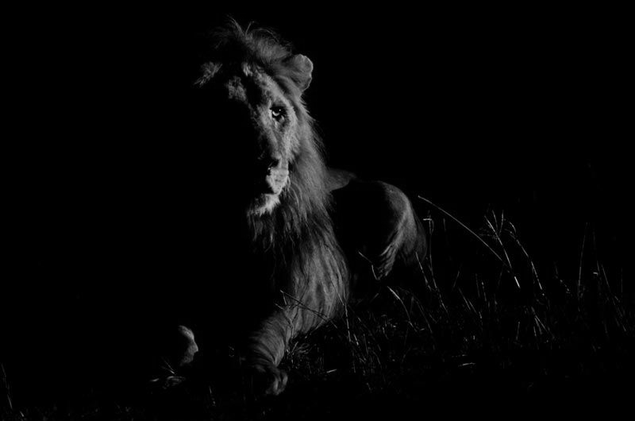
#> input picture Assignment 2/images/lion.png, 635 x 421 px, shrunk from 800 x 530 before the run, found by its file name
$ python clahe.py
#> lines starting #> are read from the running program, lines starting #| are printed output that depends on the picture
### Assignment 2/histogram.py
#import cv2
#import matplotlib.pyplot as plt
import numpy as np

# Find the histogram of an image
def histogram(img):
    row, col = img.shape
    # Declare a array of zeros of lenth 256(Pixel values)
    y = np.zeros(256, dtype = int)
    x = np.arange(0,256)
    for i in range(0,row):
        for j in range(0,col):
            y[img[i,j]] = y[img[i,j]]+ 1
    return x, y, row, col, img


# [6 lines of commented-out code are left out]

### Assignment 2/full_scale_contrast_stretching.py
#Import packages and histogram function
import numpy as np
import matplotlib.pyplot as plt
import cv2
from histogram import histogram

# You may get the condition where B-A(Defined below in line 20) could be zero. Division with zero give error, to avaoid that use below line.
np.seterr(divide='ignore', invalid='ignore')

# Define streching function
def streching(img):
   #Get the histogram and find minimum and max pixel value in image
   x, y, row, col, img  = histogram(img)
   A = np.amin(img)
   B = np.amax(img)

   # Now apply the formula of streching in each pixel
   for i in range(row):
     for j in range(col):
      img[i,j] = 255/(B-A) * (img[i,j] -A)

   # Again evaluate histogram of streched image
   x1,y1,_,_,_ = histogram(img)
   return x, y, img, x1, y1


##################################### Driver code with command ###############################################
# [48 lines that do not run on import are left out]


### Assignment 2/histogram_equalization.py
# Import required packages and functions
import numpy as np
import cv2
import matplotlib.pyplot as plt
from full_scale_contrast_stretching import streching

# Define Equalization function
def equalizer(img1):

   # In order to get good output first perform contrast streching
   _, _, img1, k, Hk = streching(img1)
   row, col = img1.shape
   Mn = row * col

   # Find the cumulative sum
   Pk = np.divide(Hk, Mn)
   Pk = np.cumsum(Pk)

   # Convert pixel value array and cumulative array into list
   Pk1 =list(Pk)
   k = list(k)
   # [9 lines of commented-out code are left out]
   for i in range(row):
      for j in range(col):
         img1[i,j] = ((Pk1[k.index(img1[i,j])]-Pk1[1])/(1-Pk1[1])) *  255
   return img1

# [40 lines that do not run on import are left out]

### Assignment 2/clahe.py
import numpy as np
import cv2
import matplotlib.pyplot as plt
from histogram_equalization import equalizer

# CLAHE without overlap function
def clahe_no_overlap(gray_img):
    r = 64
    c = 64
    for i in range(0,gray_img.shape[0] , r):           # Iterate all 64x64 tiles
        for j in range(0,gray_img.shape[1] , c):
            window = gray_img[i:i+r,j:j+c]             # Get the values inside the tiles and equalize
            window = equalizer(window)                 # Do equalization and clipping
            diff = np.abs(np.max(window)- 220)
            avg_diff = diff/256
            window = np.add(window, avg_diff)
            window = np.clip(window, diff, 250)
            gray_img[i:i+r,j:j+c] = window
    return gray_img

def clahe_with_overlap(gray_img):
    r = 64
    c = 64
    for i in range(0,gray_img.shape[0] , 48):           # 25% overlap
        for j in range(0,gray_img.shape[0] , 48):
            window = gray_img[i:i+r,j:j+c]
            window = equalizer(window)
            diff = np.abs(np.max(window)- 220)
            avg_diff = diff/256
            window = np.add(window, avg_diff)
            window = np.clip(window, diff, 250)
            gray_img[i:i+r,j:j+c] = window

    return gray_img


if __name__=='__main__':
    img_lion = cv2.imread('images\lion.png')
#> img_lion is the input picture: shape (421, 635, 3); min 0, max 198, mean 6.2
    gray_lion = cv2.cvtColor(img_lion, cv2.COLOR_BGR2GRAY)
    lion_ahe = clahe_no_overlap(gray_lion)
#> after the loop in clahe_no_overlap, `for i in range(0,gray_img.shape[0] , r):`:
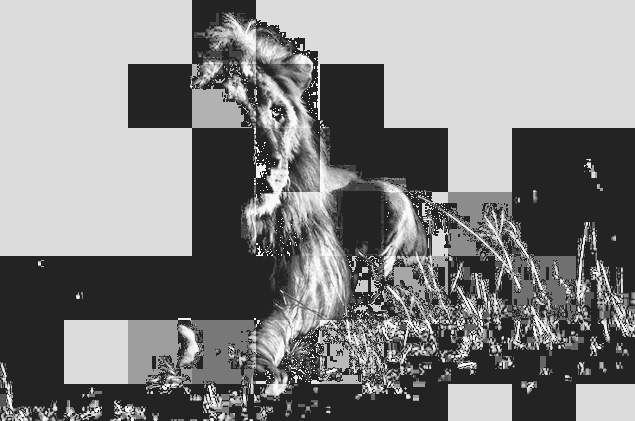
#> gray_img: shape (421, 635); min 34, max 250, mean 131.8
    img_stone = cv2.imread('images\StoneFace.png')
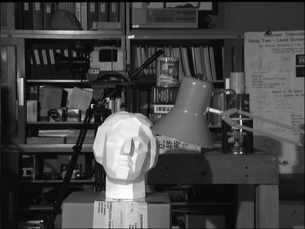
#> input picture Assignment 2/images/StoneFace.png, 305 x 229 px, shrunk from 384 x 288 before the run, found by its file name
#> img_stone is the input picture: shape (229, 305, 3); min 0, max 255, mean 68.4
    gray_stone = cv2.cvtColor(img_stone, cv2.COLOR_BGR2GRAY)
    stone_ahe = clahe_no_overlap(gray_stone)
#> after the loop in clahe_no_overlap (call 2), `for i in range(0,gray_img.shape[0] , r):`:
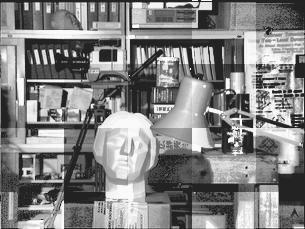
#> gray_img: shape (229, 305); min 34, max 250, mean 131.2

    plt.figure(1)
    plt.imshow(lion_ahe, cmap='gray', vmin=0, vmax=255)
    plt.title('Lion contrast adapative equalization')

    plt.figure(2)
    plt.imshow(stone_ahe, cmap='gray', vmin=0, vmax=255)
    plt.title('StoneFace contrast adapative equalization')

    stone_clahe = clahe_with_overlap(gray_stone)
#> after the loop in clahe_with_overlap, `for i in range(0,gray_img.shape[0] , 48):`:
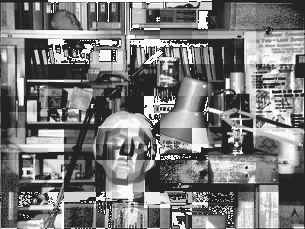
#> gray_img: shape (229, 305); min 34, max 250, mean 122.4
    lion_clahe = clahe_with_overlap(gray_lion)
#> after the loop in clahe_with_overlap (call 2), `for i in range(0,gray_img.shape[0] , 48):`:
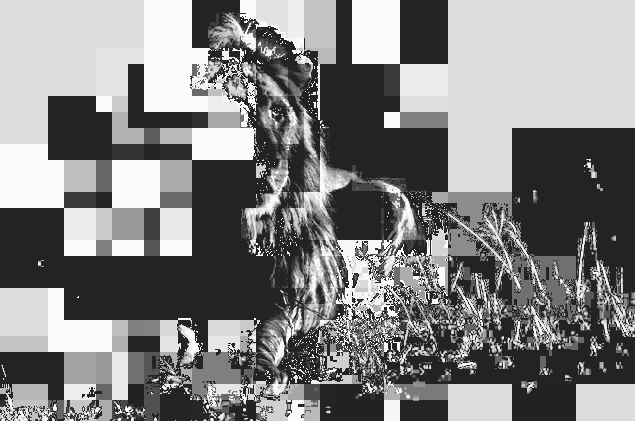
#> gray_img: shape (421, 635); min 34, max 250, mean 129.6

    plt.figure(3)
    plt.imshow(lion_clahe, cmap='gray', vmin=0, vmax=255)
    plt.title('Lion contrast limiting adapative equalization with overlap')

    plt.figure(4)
    plt.imshow(stone_clahe, cmap='gray', vmin=0, vmax=255)
    plt.title('StoneFace contrast limit apative equalization with overlap')


    plt.show()
